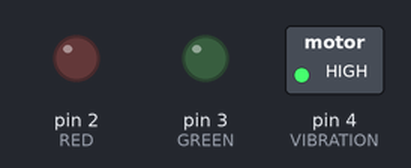
Recording of a sketch running on a simulated Arduino Uno, built with avr-gcc and run on an emulated ATmega328P. Shown: switched loads named in the sketch (green lamp = pin HIGH), output pins drawn as LEDs (lit = HIGH).

Above: at 0.1 s.
At 2.1 s:
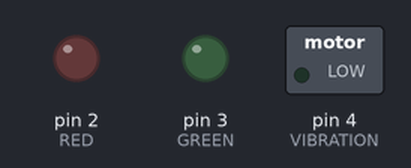
At 2.6 s:
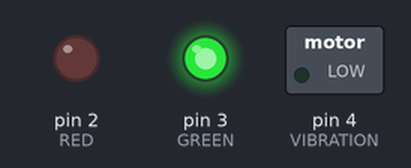
Timing chart, 0 to 4.1 s (numbered marks = the images above):
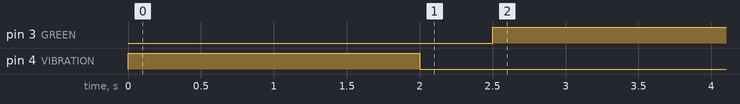

Measured:
- by itself, pin 3 (GREEN): LOW → HIGH at 2.5 s
- by itself, pin 4 (VIBRATION): LOW → HIGH at 0.00 s, → LOW 2.0 s later

The sketch:

pomodoro.ino
```cpp
#define GREEN 3
#define RED 2
#define VIBRATION 4
#define WORK 2400000
#define REST 600000

void setup() {
  pinMode(RED,OUTPUT);
  pinMode(GREEN,OUTPUT);
  pinMode(VIBRATION,OUTPUT);
}

void loop() {
  digitalWrite(VIBRATION,HIGH);
  digitalWrite(RED,LOW);
  digitalWrite(GREEN,LOW);
  delay(2000);

  digitalWrite(VIBRATION,LOW);
  delay(500);
  digitalWrite(GREEN,HIGH);
  delay(WORK);

  digitalWrite(GREEN,LOW);
  digitalWrite(RED,HIGH);
  digitalWrite(VIBRATION,HIGH);
  delay(2000);
  digitalWrite(VIBRATION,LOW);
  delay(REST);

}
```
